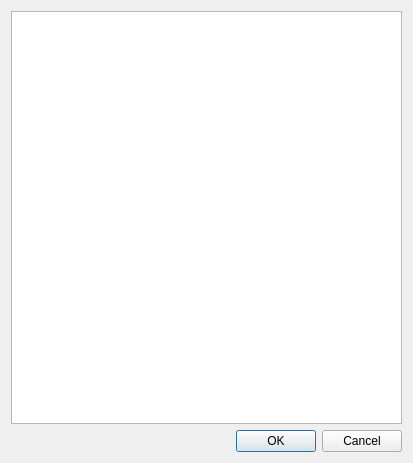
<?xml version="1.0" encoding="UTF-8"?>
<ui version="4.0">
 <class>ListaCavalli</class>
 <widget class="QDialog" name="ListaCavalli">
  <property name="geometry">
   <rect>
    <x>0</x>
    <y>0</y>
    <width>413</width>
    <height>463</height>
   </rect>
  </property>
  <property name="windowTitle">
   <string>Dialog</string>
  </property>
  <layout class="QHBoxLayout" name="horizontalLayout">
   <item>
    <layout class="QVBoxLayout" name="verticalLayout">
     <item>
      <widget class="QTextEdit" name="textEdit">
       <property name="font">
        <font>
         <family>Courier New</family>
         <pointsize>12</pointsize>
        </font>
       </property>
       <property name="readOnly">
        <bool>true</bool>
       </property>
      </widget>
     </item>
     <item>
      <widget class="QDialogButtonBox" name="buttonBox">
       <property name="orientation">
        <enum>Qt::Horizontal</enum>
       </property>
       <property name="standardButtons">
        <set>QDialogButtonBox::Cancel|QDialogButtonBox::Ok</set>
       </property>
      </widget>
     </item>
    </layout>
   </item>
  </layout>
 </widget>
 <resources/>
 <connections>
  <connection>
   <sender>buttonBox</sender>
   <signal>accepted()</signal>
   <receiver>ListaCavalli</receiver>
   <slot>accept()</slot>
   <hints>
    <hint type="sourcelabel">
     <x>248</x>
     <y>254</y>
    </hint>
    <hint type="destinationlabel">
     <x>157</x>
     <y>274</y>
    </hint>
   </hints>
  </connection>
  <connection>
   <sender>buttonBox</sender>
   <signal>rejected()</signal>
   <receiver>ListaCavalli</receiver>
   <slot>reject()</slot>
   <hints>
    <hint type="sourcelabel">
     <x>316</x>
     <y>260</y>
    </hint>
    <hint type="destinationlabel">
     <x>286</x>
     <y>274</y>
    </hint>
   </hints>
  </connection>
 </connections>
</ui>
